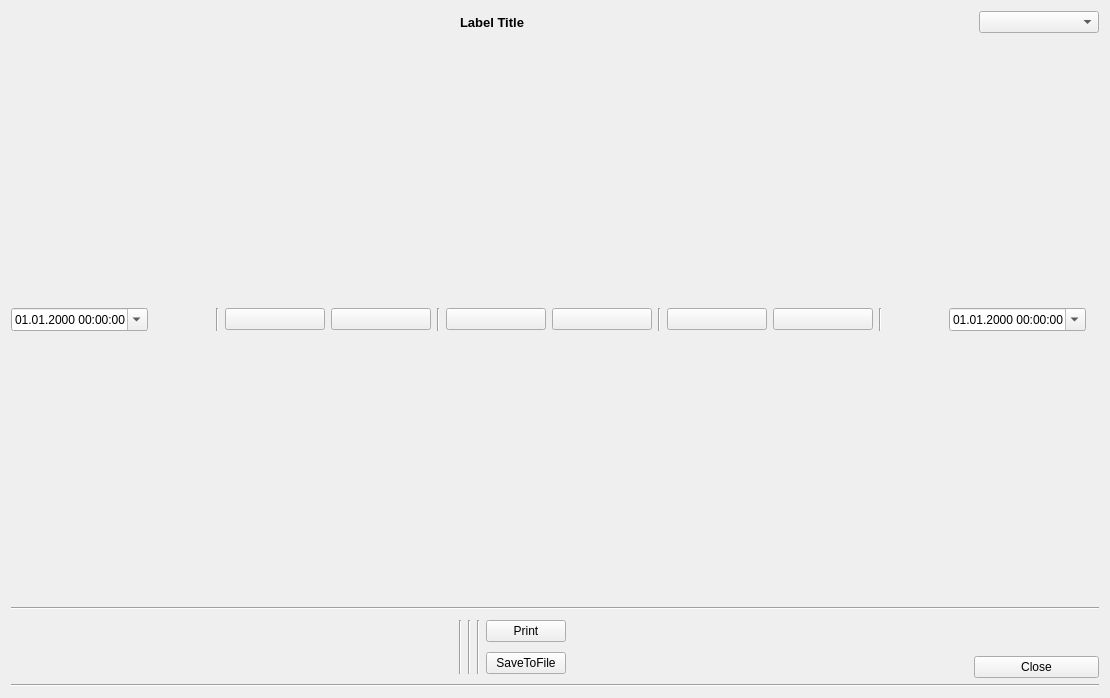
<?xml version="1.0" encoding="UTF-8"?>
<ui version="4.0">
 <class>MainWindow</class>
 <widget class="QMainWindow" name="MainWindow">
  <property name="geometry">
   <rect>
    <x>0</x>
    <y>0</y>
    <width>1110</width>
    <height>698</height>
   </rect>
  </property>
  <property name="font">
   <font>
    <pointsize>9</pointsize>
   </font>
  </property>
  <property name="windowTitle">
   <string>TrendView10 - casey, 2016</string>
  </property>
  <property name="locale">
   <locale language="Ukrainian" country="Ukraine"/>
  </property>
  <widget class="QWidget" name="centralWidget">
   <layout class="QVBoxLayout" name="verticalLayout_4" stretch="0,100,0,0,0">
    <item>
     <layout class="QHBoxLayout" name="horizontalLayout_3" stretch="100,0">
      <item>
       <widget class="QLabel" name="labelTitle">
        <property name="font">
         <font>
          <pointsize>10</pointsize>
          <weight>75</weight>
          <bold>true</bold>
         </font>
        </property>
        <property name="text">
         <string>Label Title</string>
        </property>
        <property name="alignment">
         <set>Qt::AlignCenter</set>
        </property>
       </widget>
      </item>
      <item>
       <widget class="QComboBox" name="comboBoxTheme">
        <property name="minimumSize">
         <size>
          <width>120</width>
          <height>0</height>
         </size>
        </property>
       </widget>
      </item>
     </layout>
    </item>
    <item>
     <layout class="QHBoxLayout" name="horizontalLayout" stretch="100,0">
      <item>
       <layout class="QVBoxLayout" name="verticalLayout_2" stretch="100,0">
        <item>
         <layout class="QVBoxLayout" name="verticalLayoutGraphic"/>
        </item>
        <item>
         <layout class="QHBoxLayout" name="horizontalLayout_4">
          <item>
           <widget class="QDateTimeEdit" name="dateTimeEditStart">
            <property name="displayFormat">
             <string>dd.MM.yyyy HH:mm:ss</string>
            </property>
            <property name="calendarPopup">
             <bool>true</bool>
            </property>
           </widget>
          </item>
          <item>
           <spacer name="horizontalSpacer_4">
            <property name="orientation">
             <enum>Qt::Horizontal</enum>
            </property>
            <property name="sizeHint" stdset="0">
             <size>
              <width>40</width>
              <height>20</height>
             </size>
            </property>
           </spacer>
          </item>
          <item>
           <widget class="Line" name="line_8">
            <property name="orientation">
             <enum>Qt::Vertical</enum>
            </property>
           </widget>
          </item>
          <item>
           <widget class="QPushButton" name="button100Back">
            <property name="minimumSize">
             <size>
              <width>100</width>
              <height>0</height>
             </size>
            </property>
            <property name="text">
             <string/>
            </property>
            <property name="icon">
             <iconset resource="res.qrc">
              <normaloff>:/images/2leftarrow_1058.ico</normaloff>:/images/2leftarrow_1058.ico</iconset>
            </property>
            <property name="iconSize">
             <size>
              <width>24</width>
              <height>24</height>
             </size>
            </property>
           </widget>
          </item>
          <item>
           <widget class="QPushButton" name="button50Back">
            <property name="minimumSize">
             <size>
              <width>100</width>
              <height>0</height>
             </size>
            </property>
            <property name="text">
             <string/>
            </property>
            <property name="icon">
             <iconset resource="res.qrc">
              <normaloff>:/images/1leftarrow_small.ico</normaloff>:/images/1leftarrow_small.ico</iconset>
            </property>
            <property name="iconSize">
             <size>
              <width>24</width>
              <height>24</height>
             </size>
            </property>
           </widget>
          </item>
          <item>
           <widget class="Line" name="line_5">
            <property name="orientation">
             <enum>Qt::Vertical</enum>
            </property>
           </widget>
          </item>
          <item>
           <widget class="QPushButton" name="buttonCollapse">
            <property name="minimumSize">
             <size>
              <width>100</width>
              <height>0</height>
             </size>
            </property>
            <property name="text">
             <string/>
            </property>
            <property name="icon">
             <iconset resource="res.qrc">
              <normaloff>:/images/collapse3.ico</normaloff>:/images/collapse3.ico</iconset>
            </property>
            <property name="iconSize">
             <size>
              <width>24</width>
              <height>24</height>
             </size>
            </property>
           </widget>
          </item>
          <item>
           <widget class="QPushButton" name="buttonExpand">
            <property name="minimumSize">
             <size>
              <width>100</width>
              <height>0</height>
             </size>
            </property>
            <property name="text">
             <string/>
            </property>
            <property name="icon">
             <iconset resource="res.qrc">
              <normaloff>:/images/expand3.ico</normaloff>:/images/expand3.ico</iconset>
            </property>
            <property name="iconSize">
             <size>
              <width>24</width>
              <height>24</height>
             </size>
            </property>
           </widget>
          </item>
          <item>
           <widget class="Line" name="line_7">
            <property name="orientation">
             <enum>Qt::Vertical</enum>
            </property>
           </widget>
          </item>
          <item>
           <widget class="QPushButton" name="button50Forward">
            <property name="minimumSize">
             <size>
              <width>100</width>
              <height>0</height>
             </size>
            </property>
            <property name="text">
             <string/>
            </property>
            <property name="icon">
             <iconset resource="res.qrc">
              <normaloff>:/images/1rightarrow_small.ico</normaloff>:/images/1rightarrow_small.ico</iconset>
            </property>
            <property name="iconSize">
             <size>
              <width>24</width>
              <height>24</height>
             </size>
            </property>
           </widget>
          </item>
          <item>
           <widget class="QPushButton" name="button100Forward">
            <property name="minimumSize">
             <size>
              <width>100</width>
              <height>0</height>
             </size>
            </property>
            <property name="text">
             <string/>
            </property>
            <property name="icon">
             <iconset resource="res.qrc">
              <normaloff>:/images/2rightarrow_1058.ico</normaloff>:/images/2rightarrow_1058.ico</iconset>
            </property>
            <property name="iconSize">
             <size>
              <width>24</width>
              <height>24</height>
             </size>
            </property>
           </widget>
          </item>
          <item>
           <widget class="Line" name="line_9">
            <property name="orientation">
             <enum>Qt::Vertical</enum>
            </property>
           </widget>
          </item>
          <item>
           <spacer name="horizontalSpacer">
            <property name="orientation">
             <enum>Qt::Horizontal</enum>
            </property>
            <property name="sizeHint" stdset="0">
             <size>
              <width>40</width>
              <height>20</height>
             </size>
            </property>
           </spacer>
          </item>
          <item>
           <widget class="QDateTimeEdit" name="dateTimeEditEnd">
            <property name="displayFormat">
             <string>dd.MM.yyyy HH:mm:ss</string>
            </property>
            <property name="calendarPopup">
             <bool>true</bool>
            </property>
           </widget>
          </item>
         </layout>
        </item>
       </layout>
      </item>
      <item>
       <layout class="QVBoxLayout" name="verticalLayout_3" stretch="100,0">
        <item>
         <layout class="QGridLayout" name="gridLayoutMinMax">
          <property name="verticalSpacing">
           <number>6</number>
          </property>
         </layout>
        </item>
        <item>
         <widget class="QLabel" name="label">
          <property name="text">
           <string/>
          </property>
         </widget>
        </item>
       </layout>
      </item>
     </layout>
    </item>
    <item>
     <widget class="Line" name="line">
      <property name="orientation">
       <enum>Qt::Horizontal</enum>
      </property>
     </widget>
    </item>
    <item>
     <layout class="QHBoxLayout" name="horizontalLayout_2" stretch="0,0,0,0,0">
      <item>
       <layout class="QGridLayout" name="gridLayoutTrendsInfo">
        <property name="leftMargin">
         <number>25</number>
        </property>
        <property name="topMargin">
         <number>0</number>
        </property>
        <property name="rightMargin">
         <number>20</number>
        </property>
        <property name="bottomMargin">
         <number>3</number>
        </property>
        <property name="horizontalSpacing">
         <number>15</number>
        </property>
        <property name="verticalSpacing">
         <number>2</number>
        </property>
       </layout>
      </item>
      <item>
       <spacer name="horizontalSpacer_2">
        <property name="orientation">
         <enum>Qt::Horizontal</enum>
        </property>
        <property name="sizeHint" stdset="0">
         <size>
          <width>40</width>
          <height>20</height>
         </size>
        </property>
       </spacer>
      </item>
      <item>
       <layout class="QGridLayout" name="gridLayout">
        <item row="0" column="6" rowspan="2">
         <widget class="Line" name="line_4">
          <property name="orientation">
           <enum>Qt::Vertical</enum>
          </property>
         </widget>
        </item>
        <item row="0" column="3" rowspan="2">
         <widget class="Line" name="line_3">
          <property name="orientation">
           <enum>Qt::Vertical</enum>
          </property>
         </widget>
        </item>
        <item row="0" column="8">
         <widget class="QPushButton" name="buttonPrint">
          <property name="text">
           <string>Print</string>
          </property>
         </widget>
        </item>
        <item row="1" column="8">
         <widget class="QPushButton" name="buttonSaveToFile">
          <property name="text">
           <string>SaveToFile</string>
          </property>
         </widget>
        </item>
        <item row="0" column="1" rowspan="2">
         <widget class="Line" name="line_6">
          <property name="orientation">
           <enum>Qt::Vertical</enum>
          </property>
         </widget>
        </item>
       </layout>
      </item>
      <item>
       <spacer name="horizontalSpacer_3">
        <property name="orientation">
         <enum>Qt::Horizontal</enum>
        </property>
        <property name="sizeHint" stdset="0">
         <size>
          <width>40</width>
          <height>20</height>
         </size>
        </property>
       </spacer>
      </item>
      <item>
       <layout class="QVBoxLayout" name="verticalLayout">
        <item>
         <spacer name="verticalSpacer">
          <property name="orientation">
           <enum>Qt::Vertical</enum>
          </property>
          <property name="sizeHint" stdset="0">
           <size>
            <width>20</width>
            <height>40</height>
           </size>
          </property>
         </spacer>
        </item>
        <item>
         <widget class="QPushButton" name="buttonClose">
          <property name="minimumSize">
           <size>
            <width>125</width>
            <height>0</height>
           </size>
          </property>
          <property name="text">
           <string>Close</string>
          </property>
          <property name="icon">
           <iconset resource="res.qrc">
            <normaloff>:/images/exit.ico</normaloff>:/images/exit.ico</iconset>
          </property>
          <property name="iconSize">
           <size>
            <width>48</width>
            <height>48</height>
           </size>
          </property>
         </widget>
        </item>
       </layout>
      </item>
     </layout>
    </item>
    <item>
     <widget class="Line" name="line_2">
      <property name="orientation">
       <enum>Qt::Horizontal</enum>
      </property>
     </widget>
    </item>
   </layout>
  </widget>
 </widget>
 <layoutdefault spacing="6" margin="11"/>
 <resources>
  <include location="res.qrc"/>
 </resources>
 <connections/>
</ui>
